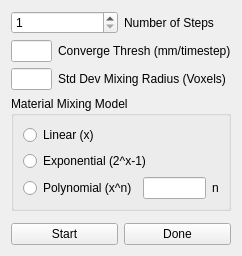
<?xml version="1.0" encoding="UTF-8"?>
<ui version="4.0">
 <class>TensileDlg</class>
 <widget class="QWidget" name="TensileDlg">
  <property name="geometry">
   <rect>
    <x>0</x>
    <y>0</y>
    <width>242</width>
    <height>256</height>
   </rect>
  </property>
  <property name="windowTitle">
   <string>Tensile Test</string>
  </property>
  <layout class="QVBoxLayout" name="verticalLayout_4">
   <item>
    <layout class="QHBoxLayout" name="horizontalLayout_3">
     <item>
      <widget class="QSpinBox" name="NumStepSpin">
       <property name="minimum">
        <number>1</number>
       </property>
       <property name="maximum">
        <number>10000</number>
       </property>
       <property name="singleStep">
        <number>10</number>
       </property>
      </widget>
     </item>
     <item>
      <widget class="QLabel" name="label">
       <property name="text">
        <string>Number of Steps</string>
       </property>
      </widget>
     </item>
    </layout>
   </item>
   <item>
    <layout class="QHBoxLayout" name="horizontalLayout_4">
     <item>
      <layout class="QVBoxLayout" name="verticalLayout_2">
       <item>
        <widget class="QLineEdit" name="ConvThreshEdit"/>
       </item>
       <item>
        <widget class="QLineEdit" name="MixRadiusEdit"/>
       </item>
      </layout>
     </item>
     <item>
      <layout class="QVBoxLayout" name="verticalLayout_3">
       <item>
        <widget class="QLabel" name="label_2">
         <property name="text">
          <string>Converge Thresh (mm/timestep)</string>
         </property>
        </widget>
       </item>
       <item>
        <widget class="QLabel" name="label_3">
         <property name="text">
          <string>Std Dev Mixing Radius (Voxels)</string>
         </property>
        </widget>
       </item>
      </layout>
     </item>
    </layout>
   </item>
   <item>
    <widget class="QGroupBox" name="groupBox">
     <property name="title">
      <string>Material Mixing Model</string>
     </property>
     <layout class="QVBoxLayout" name="verticalLayout">
      <item>
       <widget class="QRadioButton" name="mm_LinearButton">
        <property name="text">
         <string>Linear (x)</string>
        </property>
       </widget>
      </item>
      <item>
       <widget class="QRadioButton" name="mm_ExpButton">
        <property name="text">
         <string>Exponential (2^x-1)</string>
        </property>
       </widget>
      </item>
      <item>
       <layout class="QHBoxLayout" name="horizontalLayout_2">
        <item>
         <widget class="QRadioButton" name="mm_PolyButton">
          <property name="text">
           <string>Polynomial (x^n)</string>
          </property>
         </widget>
        </item>
        <item>
         <spacer name="horizontalSpacer">
          <property name="orientation">
           <enum>Qt::Horizontal</enum>
          </property>
          <property name="sizeHint" stdset="0">
           <size>
            <width>40</width>
            <height>20</height>
           </size>
          </property>
         </spacer>
        </item>
        <item>
         <widget class="QLineEdit" name="PolyExpEdit">
          <property name="sizePolicy">
           <sizepolicy hsizetype="Maximum" vsizetype="Fixed">
            <horstretch>0</horstretch>
            <verstretch>0</verstretch>
           </sizepolicy>
          </property>
         </widget>
        </item>
        <item>
         <widget class="QLabel" name="label_4">
          <property name="text">
           <string>n</string>
          </property>
         </widget>
        </item>
       </layout>
      </item>
     </layout>
    </widget>
   </item>
   <item>
    <spacer name="verticalSpacer">
     <property name="orientation">
      <enum>Qt::Vertical</enum>
     </property>
     <property name="sizeHint" stdset="0">
      <size>
       <width>20</width>
       <height>40</height>
      </size>
     </property>
    </spacer>
   </item>
   <item>
    <layout class="QHBoxLayout" name="horizontalLayout">
     <item>
      <widget class="QPushButton" name="StartButton">
       <property name="text">
        <string>Start</string>
       </property>
      </widget>
     </item>
     <item>
      <widget class="QPushButton" name="DoneButton">
       <property name="text">
        <string>Done</string>
       </property>
      </widget>
     </item>
    </layout>
   </item>
  </layout>
 </widget>
 <resources/>
 <connections/>
</ui>
